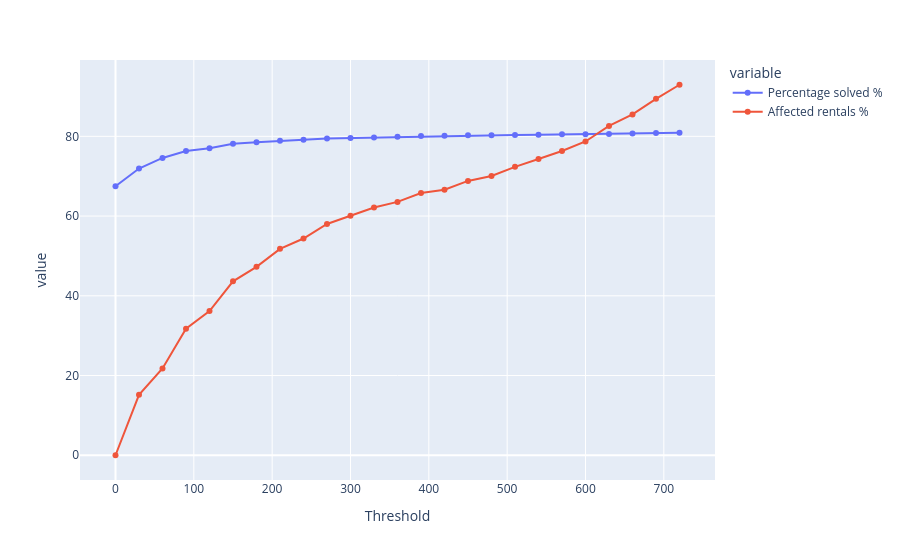

This figure's notebook cell:
### Code cell
comparison_df["Affected rentals %"] = (comparison_df["affected_rentals"] / df_chain.shape[0] * 100).round(2)

comparison_df["Solved per affected rental"] = (comparison_df["Total solved"] / comparison_df["affected_rentals"]).round(2)

display(comparison_df.sort_values("Solved per affected rental",ascending=False).head())

fig = px.line(
    comparison_df,
    x="Threshold",
    y=[
        "Percentage solved %",
        "Affected rentals %"
    ],
    markers=True
)

fig.show()

### Figure 1 — Plotly figure (JSON) as saved in the notebook; plotly's stock layout.template omitted (floating-point values rounded to 4 significant figures)
{"data": [{"hovertemplate": "variable=Percentage solved %<br>Threshold=%{x}<br>value=%{y}<extra></extra>", "legendgroup": "Percentage solved %", "line": {"color": "#636efa", "dash": "solid"}, "marker": {"symbol": "circle"}, "mode": "lines+markers", "name": "Percentage solved %", "orientation": "v", "showlegend": true, "type": "scatter", "x": [0, 30, 60, 90, 120, 150, 180, 210, 240, 270, 300, 330, 360, 390, 420, 450, 480, 510, 540, 570, 600, 630, 660, 690, 720], "xaxis": "x", "y": [67.46, 71.92, 74.58, 76.32, 77.02, 78.16, 78.54, 78.92, 79.14, 79.47, 79.58, 79.68, 79.9, 80.07, 80.17, 80.28, 80.28, 80.34, 80.39, 80.5, 80.55, 80.61, 80.72, 80.83, 80.88], "yaxis": "y"}, {"hovertemplate": "variable=Affected rentals %<br>Threshold=%{x}<br>value=%{y}<extra></extra>", "legendgroup": "Affected rentals %", "line": {"color": "#EF553B", "dash": "solid"}, "marker": {"symbol": "circle"}, "mode": "lines+markers", "name": "Affected rentals %", "orientation": "v", "showlegend": true, "type": "scatter", "x": [0, 30, 60, 90, 120, 150, 180, 210, 240, 270, 300, 330, 360, 390, 420, 450, 480, 510, 540, 570, 600, 630, 660, 690, 720], "xaxis": "x", "y": [0.0, 15.15, 21.78, 31.72, 36.18, 43.62, 47.26, 51.77, 54.37, 58.01, 60.08, 62.14, 63.55, 65.78, 66.59, 68.82, 70.07, 72.35, 74.31, 76.32, 78.71, 82.62, 85.5, 89.41, 92.94], "yaxis": "y"}], "layout": {"legend": {"title": {"text": "variable"}, "tracegroupgap": 0}, "margin": {"t": 60}, "xaxis": {"anchor": "y", "domain": [0, 1], "title": {"text": "Threshold"}}, "yaxis": {"anchor": "x", "domain": [0, 1], "title": {"text": "value"}}}}
